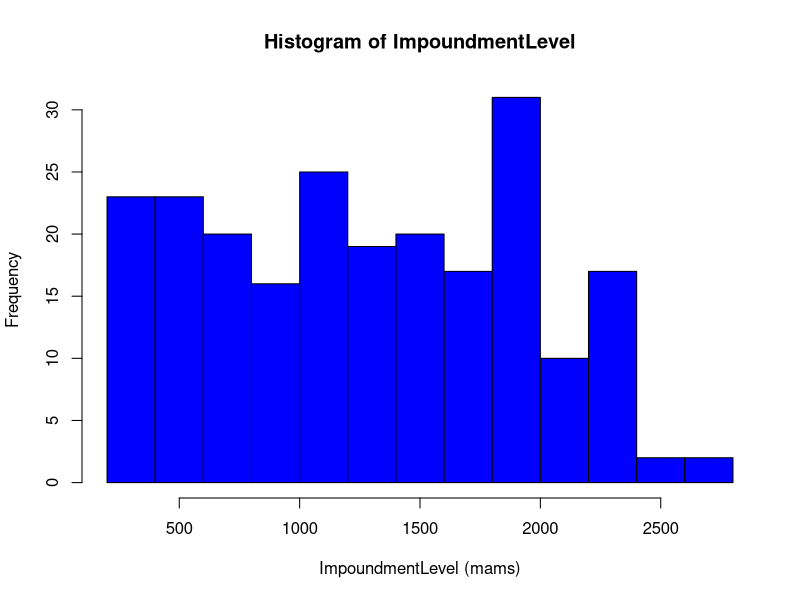
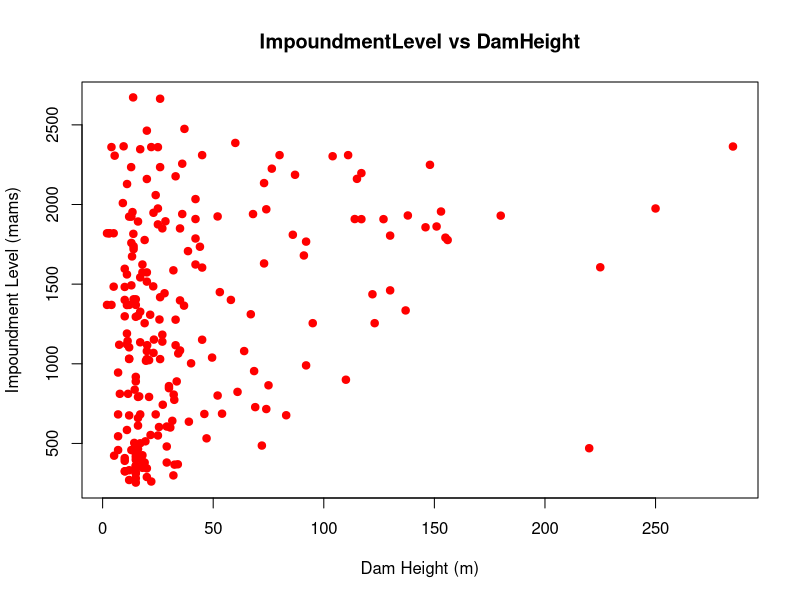
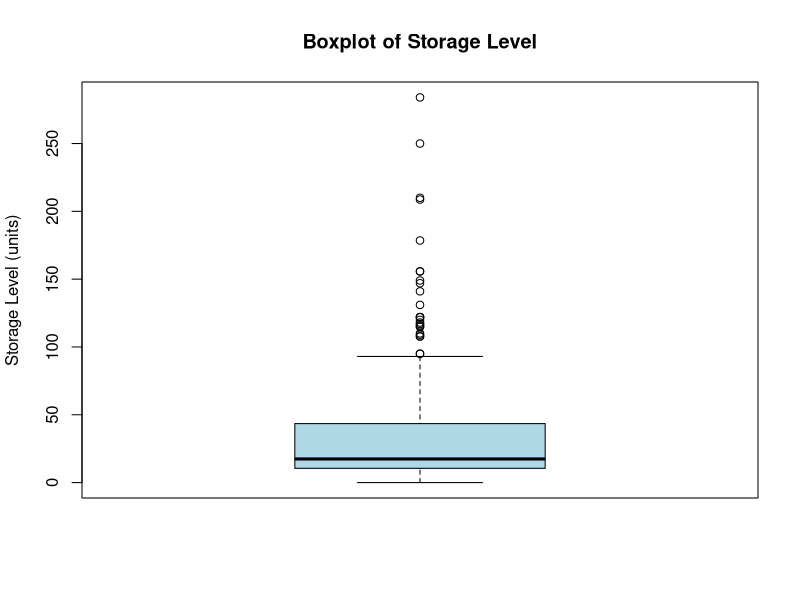
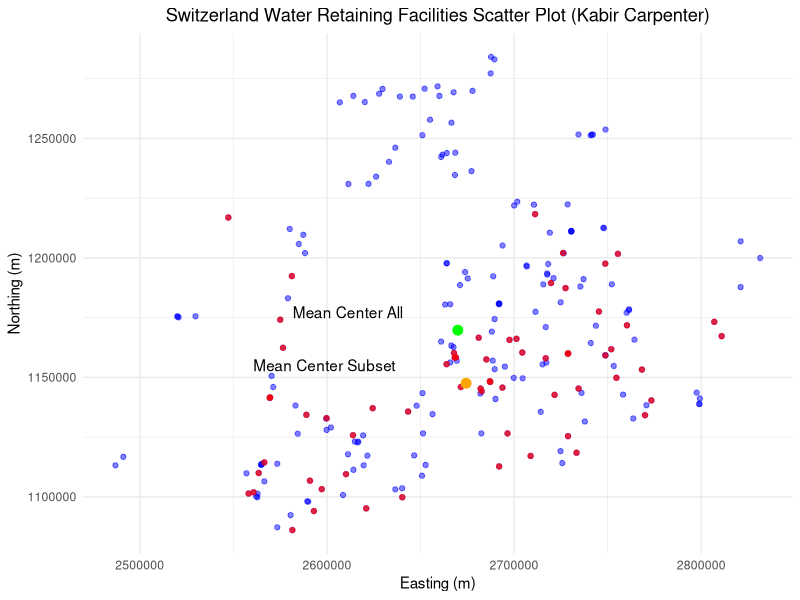

Write the R code that produced these figures, in order.
## ---- chunk 1
# This code chunk sets the options for the entire R Markdown document
knitr::opts_chunk$set(echo = TRUE)

# Load the rmarkdown library
library(rmarkdown)

# Set the working directory
setwd("D:/datascience/Spatial Data Science")

# Get the current working directory
getwd()
## ---- chunk 2
# Load the data from a CSV file into a dataframe named WaterRetaining
WaterRetaining = read.csv("WaterRetainingFacilities.csv", sep = ",", header = TRUE)

# Display summary statistics for each variable in the dataset
summary(WaterRetaining)

## ---- chunk 3
# Create a histogram of the ImpoundmentLevel variable
hist(WaterRetaining$ImpoundmentLevel, 
     main = "Histogram of ImpoundmentLevel", 
     xlab = "ImpoundmentLevel (mams)", 
     col = "blue")

## ---- chunk 4
# Create a scatter plot of DamHeight vs ImpoundmentLevel
plot(WaterRetaining$DamHeight, WaterRetaining$ImpoundmentLevel,
     main = "ImpoundmentLevel vs DamHeight",
     xlab = "Dam Height (m)",
     ylab = "Impoundment Level (mams)",
     col = "red",
     pch = 19)

## ---- chunk 5
# Calculate the mean ImpoundmentLevel, excluding missing values
mean_impoundment = mean(WaterRetaining$ImpoundmentLevel, na.rm = TRUE)

# Calculate the weighted mean ImpoundmentLevel using StorageLevel as weights, excluding missing values
weighted_mean_impoundment = sum(WaterRetaining$ImpoundmentLevel * WaterRetaining$StorageLevel, na.rm = TRUE) / sum(WaterRetaining$StorageLevel, na.rm = TRUE)

# Display the calculated means
mean_impoundment
weighted_mean_impoundment

## ---- chunk 6
# Calculate descriptive statistics for StorageLevel with units
median_storage <- round(median(WaterRetaining$StorageLevel, na.rm = TRUE), 1) # in cubic meters
mean_storage <- round(mean(WaterRetaining$StorageLevel, na.rm = TRUE), 1) # in cubic meters
range_storage <- round(range(WaterRetaining$StorageLevel, na.rm = TRUE), 1) # in cubic meters
iqr_storage <- round(IQR(WaterRetaining$StorageLevel, na.rm = TRUE), 1) # in cubic meters
sd_storage <- round(sd(WaterRetaining$StorageLevel, na.rm = TRUE), 1) # in cubic meters

# Display the calculated statistics
list(median = paste(median_storage, "cubic meters"), 
     mean = paste(mean_storage, "cubic meters"), 
     range = paste(range_storage, "cubic meters"), 
     IQR = paste(iqr_storage, "cubic meters"), 
     SD = paste(sd_storage, "cubic meters"))

## ---- chunk 7
# Create a boxplot of the StorageLevel variable
boxplot(WaterRetaining$StorageLevel,
        main = "Boxplot of Storage Level",
        ylab = "Storage Level (units)",
        col = "lightblue")


## ---- chunk 8
library(sp)
library(sf)  # For handling spatial data

## ---- chunk 9
# Create sf object
sf_points <- st_as_sf(WaterRetaining, coords = c("easting_m", "northing_m"))

# Check the structure and attributes of sf_points
st_geometry(sf_points)  # Check the geometry (should show POINT)

# Check the first few rows of sf_points to verify it's correct
head(sf_points)

## ---- chunk 10
# Calculate the mean dam height
mean_dam_height <- mean(WaterRetaining$DamHeight, na.rm = TRUE)
mean_dam_height

## ---- chunk 11
# Calculate weighted mean center using dam heights as weights
weighted_mean_center <- st_centroid(sf_points, weights = WaterRetaining$DamHeight)

# Extract coordinates of the weighted mean center
weighted_mean_center_coords <- st_coordinates(weighted_mean_center)
weighted_mean_center

## ---- chunk 12
# Load necessary libraries
library(ggplot2)
library(dplyr)

# Load the data from a CSV file into a dataframe named WaterRetaining
WaterRetaining <- read.csv("WaterRetainingFacilities.csv", sep = ",", header = TRUE)

# Calculate the mean DamHeight
mean_dam_height <- mean(WaterRetaining$DamHeight, na.rm = TRUE)

# Create a subset of dams with heights greater than the mean
subset_dams <- WaterRetaining %>% filter(DamHeight > mean_dam_height)

# Calculate the mean centers for the entire dataset and the subset
mean_center_all <- colMeans(WaterRetaining[, c("easting_m", "northing_m")], na.rm = TRUE)
mean_center_subset <- colMeans(subset_dams[, c("easting_m", "northing_m")], na.rm = TRUE)

# Plot the data
ggplot() +
  geom_point(data = WaterRetaining, aes(x = easting_m, y = northing_m), color = 'blue', alpha = 0.5, label = "Original Data") +
  geom_point(data = subset_dams, aes(x = easting_m, y = northing_m), color = 'red', alpha = 0.7, label = "Subset Data") +
  geom_point(aes(x = mean_center_all[1], y = mean_center_all[2]), color = 'green', size = 3) +
  geom_point(aes(x = mean_center_subset[1], y = mean_center_subset[2]), color = 'orange', size = 3) +
  labs(title = "Switzerland Water Retaining Facilities Scatter Plot (Kabir Carpenter)",
       x = "Easting (m)",
       y = "Northing (m)") +
  theme_minimal() +
  theme(plot.title = element_text(hjust = 0.5)) +
  geom_text(aes(x = mean_center_all[1], y = mean_center_all[2], label = "Mean Center All"), hjust = 1.5, vjust = -1) +
  geom_text(aes(x = mean_center_subset[1], y = mean_center_subset[2], label = "Mean Center Subset"), hjust = 1.5, vjust = -1)

## ---- chunk 13
# Calculate the standard deviation of easting and northing for the entire dataset
sd_easting_all <- sd(WaterRetaining$easting_m, na.rm = TRUE)
sd_northing_all <- sd(WaterRetaining$northing_m, na.rm = TRUE)
sd_all <- sqrt(sd_easting_all^2 + sd_northing_all^2)
sd_all <- round(sd_all, 1)

# Create subsets for Water Retaining Hydroelectric Facilities, Small Dam Heights, and Large Dam Heights
subset_hydroelectric <- WaterRetaining %>% filter(grepl("Hydroelectric", FacilityAim, ignore.case = TRUE))
subset_small_dams <- WaterRetaining %>% filter(DamHeight <= median(WaterRetaining$DamHeight, na.rm = TRUE))
subset_large_dams <- WaterRetaining %>% filter(DamHeight > median(WaterRetaining$DamHeight, na.rm = TRUE))

# Calculate standard deviation for each subset
sd_easting_hydro <- sd(subset_hydroelectric$easting_m, na.rm = TRUE)
sd_northing_hydro <- sd(subset_hydroelectric$northing_m, na.rm = TRUE)
sd_hydro <- sqrt(sd_easting_hydro^2 + sd_northing_hydro^2)
sd_hydro <- round(sd_hydro, 1)

sd_easting_small <- sd(subset_small_dams$easting_m, na.rm = TRUE)
sd_northing_small <- sd(subset_small_dams$northing_m, na.rm = TRUE)
sd_small <- sqrt(sd_easting_small^2 + sd_northing_small^2)
sd_small <- round(sd_small, 1)

sd_easting_large <- sd(subset_large_dams$easting_m, na.rm = TRUE)
sd_northing_large <- sd(subset_large_dams$northing_m, na.rm = TRUE)
sd_large <- sqrt(sd_easting_large^2 + sd_northing_large^2)
sd_large <- round(sd_large, 1)

# Print the calculated standard deviations
list(
  sd_all = paste(sd_all, "meters"),
  sd_hydro = paste(sd_hydro, "meters"),
  sd_small = paste(sd_small, "meters"),
  sd_large = paste(sd_large, "meters")
)
